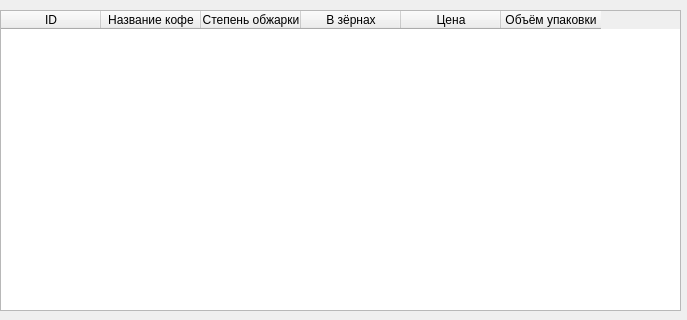
<?xml version="1.0" encoding="UTF-8"?>
<ui version="4.0">
 <class>MainWindow</class>
 <widget class="QMainWindow" name="MainWindow">
  <property name="geometry">
   <rect>
    <x>0</x>
    <y>0</y>
    <width>687</width>
    <height>320</height>
   </rect>
  </property>
  <property name="windowTitle">
   <string>Кофе</string>
  </property>
  <widget class="QWidget" name="centralwidget">
   <widget class="QTableWidget" name="tableWidget">
    <property name="geometry">
     <rect>
      <x>0</x>
      <y>10</y>
      <width>681</width>
      <height>301</height>
     </rect>
    </property>
    <column>
     <property name="text">
      <string>ID</string>
     </property>
    </column>
    <column>
     <property name="text">
      <string>Название кофе</string>
     </property>
    </column>
    <column>
     <property name="text">
      <string>Степень обжарки</string>
     </property>
    </column>
    <column>
     <property name="text">
      <string>В зёрнах</string>
     </property>
    </column>
    <column>
     <property name="text">
      <string>Цена</string>
     </property>
    </column>
    <column>
     <property name="text">
      <string>Объём упаковки</string>
     </property>
    </column>
   </widget>
  </widget>
 </widget>
 <resources/>
 <connections/>
</ui>
